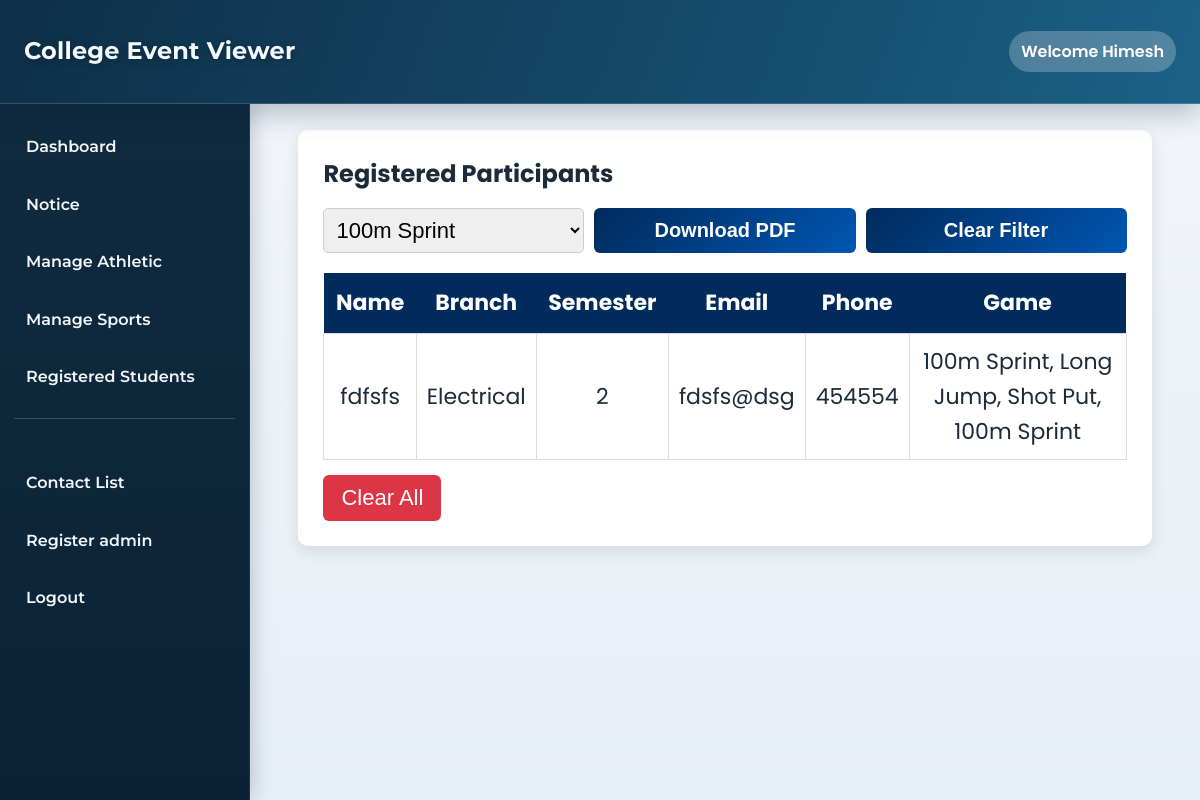
/manage-registered (signed in), run on an earlier commit of the app's database.
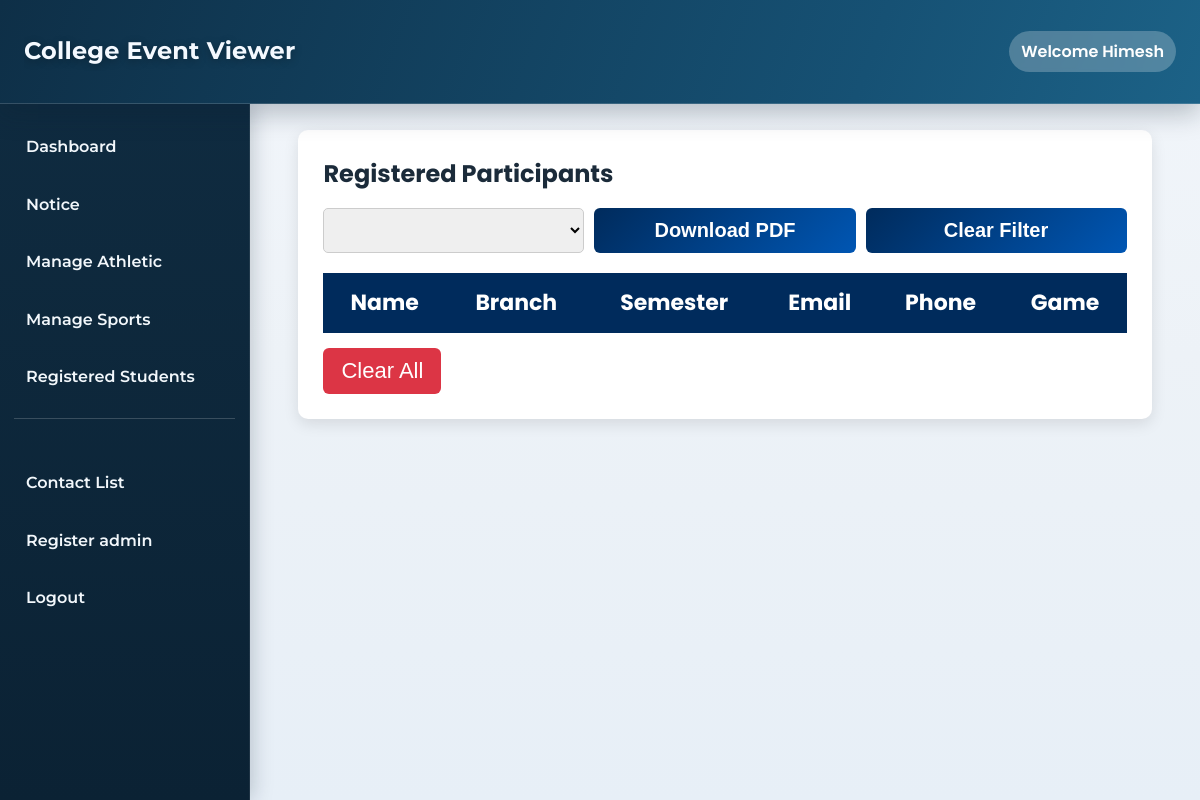
And on a later commit of the database.
### main.py (models this page shows)
class GamesRegister(db.Model):
    id = db.Column(db.Integer, primary_key=True)
    name = db.Column(db.String(50), nullable=False)
    branch = db.Column(db.String(50), nullable=False)
    semester = db.Column(db.String(500), nullable=False)
    email = db.Column(db.String(50), nullable=False)
    phone = db.Column(db.String(50), nullable=False)
    sbrn = db.Column(db.String(50), nullable=False)
    game = db.Column(db.String(50), nullable=False)
    event_type = db.Column(db.String(50), nullable=False)

### main.py (the view)
@app.route("/manage-registered")
def manage_registered():
    if 'admin' not in session:
        return redirect("/admin-login")
    sports_events = Sports.query.all()
    athletic_events = Athletic.query.all()
    users = GamesRegister.query.all()
    return render_template('registration-manage.html',  users=users , sports=sports_events,
    athletics=athletic_events)

### templates/registration-manage.html (shortened to what this page needs)
{%extends "adminBase.html"%}
{%block content%}
<main class="content">
    <div class="admin-container">
        <h2>Registered Participants</h2>
        <div class="controls">
            <select id="gameFilter">
                <optgroup label="Athletics">
                    {% for event in athletics %}
                    <option value="{{ event.eventName }}">{{ event.eventName }}</option>
                    {% endfor %}
                </optgroup>
            </select>
            <button class="download-btn" onclick="downloadFilteredPDF()">
                Download PDF
            </button>
            <button onclick="clearFilter()" class="download-btn">
                Clear Filter
            </button>
        </div>
        <table id="studentsTable">
            <thead>
                <tr>
                    <th>Name</th>
                    <th>Branch</th>
                    <th>Semester</th>
                    <th>Email</th>
                    <th>Phone</th>
                    <th>Game</th>
                </tr>
            </thead>
            <tbody>
                {% for user in users %}
                <tr>
                    <td>{{ user.name }}</td>
                    <td>{{ user.branch }}</td>
                    <td>{{ user.semester }}</td>
                    <td>{{ user.email }}</td>
                    <td>{{ user.phone }}</td>
                    <td>{{ user.game }}</td>
                </tr>
                {% endfor %}
            </tbody>
        </table>
        <form action="/clear-registrations" method="POST"
            onsubmit="return confirm('Are you sure? All registrations will be deleted!')">
            <button class="clear-btn">Clear All</button>
        </form>
    </div>
    </div>
{%endblock%}

What changed in the data, as far as the page shows it:
removed GamesRegister: name "fdfsfs", branch "Electrical", semester "2", email "fdsfs@dsg", phone "454554", game "100m Sprint, Long Jump, Shot Put, 100m Sprint"
Also different on the page:
form field value: "100m Sprint" → (not shown)
